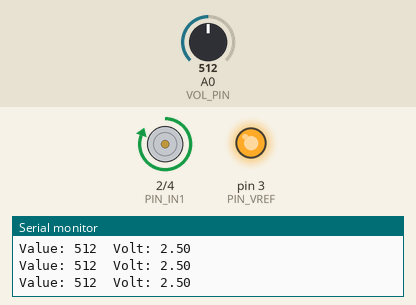
Simulated run of this sketch. Board: Arduino Uno, built with avr-gcc and run on an emulated ATmega328P. Parts: motor-driver pin pairs drawn as motors (green arrow = first pin HIGH = forward, orange = second pin HIGH = backward, longer = more drive), output pins drawn as LEDs (lit = HIGH), the last lines printed to the serial monitor. Inputs (shaded band) come from the test bench; at power-on: A0 (VOL_PIN) = 512.

Above: at 1.2 s.
1.3 s: A0 (VOL_PIN) set to 685
2.8 s: A0 (VOL_PIN) set to 714
At 4.0 s:
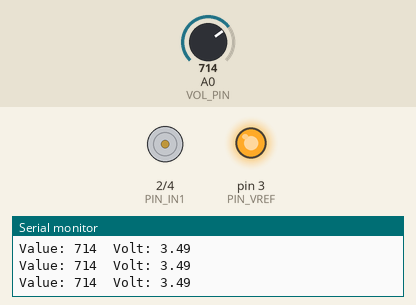
4.3 s: A0 (VOL_PIN) set to 290
At 4.6 s:
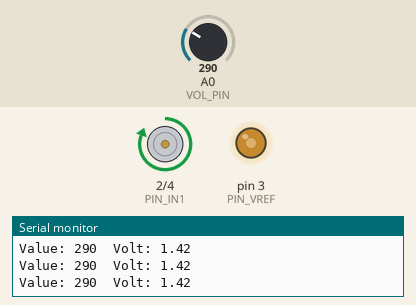
5.8 s: A0 (VOL_PIN) set to 308
At 7.0 s:
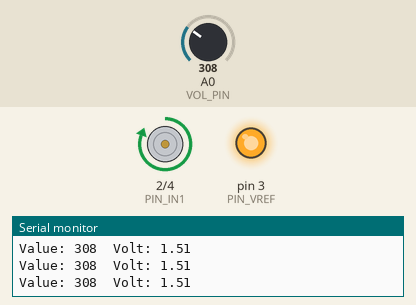
7.3 s: A0 (VOL_PIN) set to 90
At 8.5 s:
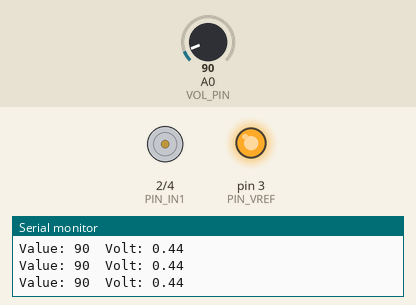
8.8 s: A0 (VOL_PIN) set to 111
At 9.3 s:
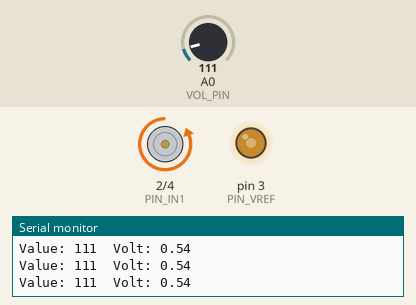
Timing chart, 0 to 11.3 s (numbered marks = the images above; inputs shaded):
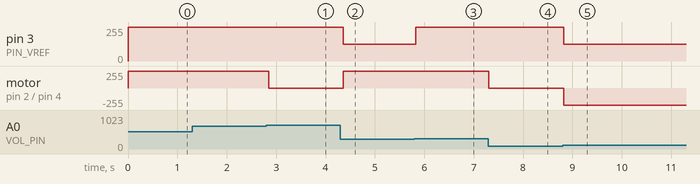

The sketch:

sound_wheel.ino
```cpp
const int VOL_PIN = A0;
#define PIN_IN1  2
#define PIN_IN2  4
#define PIN_VREF 3 // PWM
int keep;
void setup(){
    Serial.begin( 9600 );
    pinMode(PIN_IN1,OUTPUT);
    pinMode(PIN_IN2,OUTPUT);
}

void loop(){
    int value;
    float volt;
    value = analogRead( VOL_PIN );
    if(value==0){
      value=keep;
    }
    volt = value * 5.0 / 1023.0;
    Serial.print( "Value: " );
    Serial.print( value );
    Serial.print( "  Volt: " );
    Serial.println( volt );
    if(700<value && value<770){
      digitalWrite(PIN_IN1, LOW);
      digitalWrite(PIN_IN2, LOW);
      delay(100);
    }
    else if(value>300){
      analogWrite(PIN_VREF,255);
      digitalWrite(PIN_IN1,HIGH);
      digitalWrite(PIN_IN2,LOW);
      delay( 50 );
    }
    else if(value>200){
      analogWrite(PIN_VREF,127);
      digitalWrite(PIN_IN1,HIGH);
      digitalWrite(PIN_IN2,LOW);
      delay( 50 );
    }
    else if(value>100){
      analogWrite(PIN_VREF,127);
      digitalWrite(PIN_IN1,LOW);
      digitalWrite(PIN_IN2,HIGH);
      delay( 50 );
    }
    else {
      digitalWrite(PIN_IN1,LOW);
      digitalWrite(PIN_IN2,LOW);
      delay(50);
    }
    keep=value;
}
```

Measured:
- the behaviour switches between 700 and 701 on A0 (VOL_PIN) (found by bisection; images 0 and 1)
- the behaviour switches between 300 and 301 on A0 (VOL_PIN) (found by bisection; images 2 and 3)
- the behaviour switches between 100 and 101 on A0 (VOL_PIN) (found by bisection; images 4 and 5)
- after the input at 2.8 s, motor on pin 2 (PIN_IN1) / pin 4 (PIN_IN2): forward 255/255 → stopped after 0.05 s
- after the input at 4.3 s, pin 3 (PIN_VREF): 255/255 → 127/255 after 0.06 s; motor on pin 2 (PIN_IN1) / pin 4 (PIN_IN2): stopped → forward 255/255 after 0.06 s
- after the input at 5.8 s, pin 3 (PIN_VREF): 127/255 → 255/255 at once
- after the input at 7.3 s, motor on pin 2 (PIN_IN1) / pin 4 (PIN_IN2): forward 255/255 → stopped at once
- after the input at 8.8 s, pin 3 (PIN_VREF): 255/255 → 127/255 at once; motor on pin 2 (PIN_IN1) / pin 4 (PIN_IN2): stopped → backward 255/255 at once
